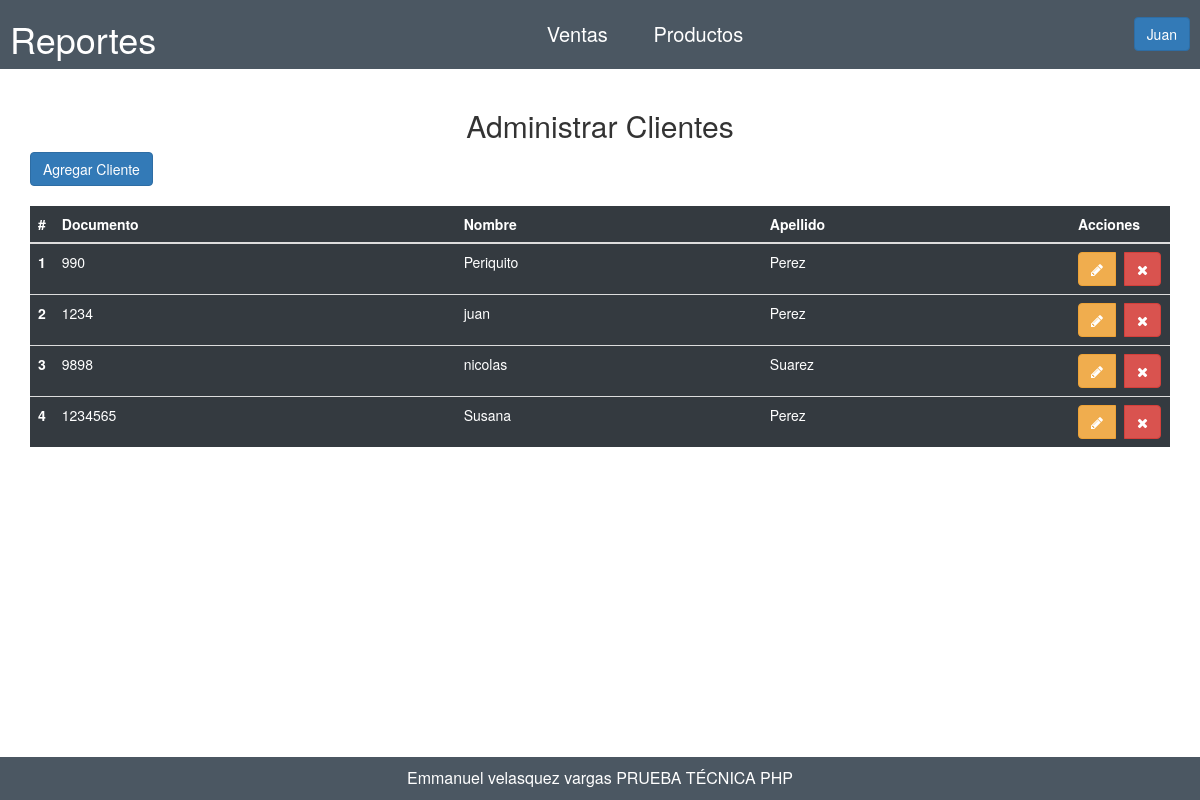
The app's page /clientes (signed in), older data.
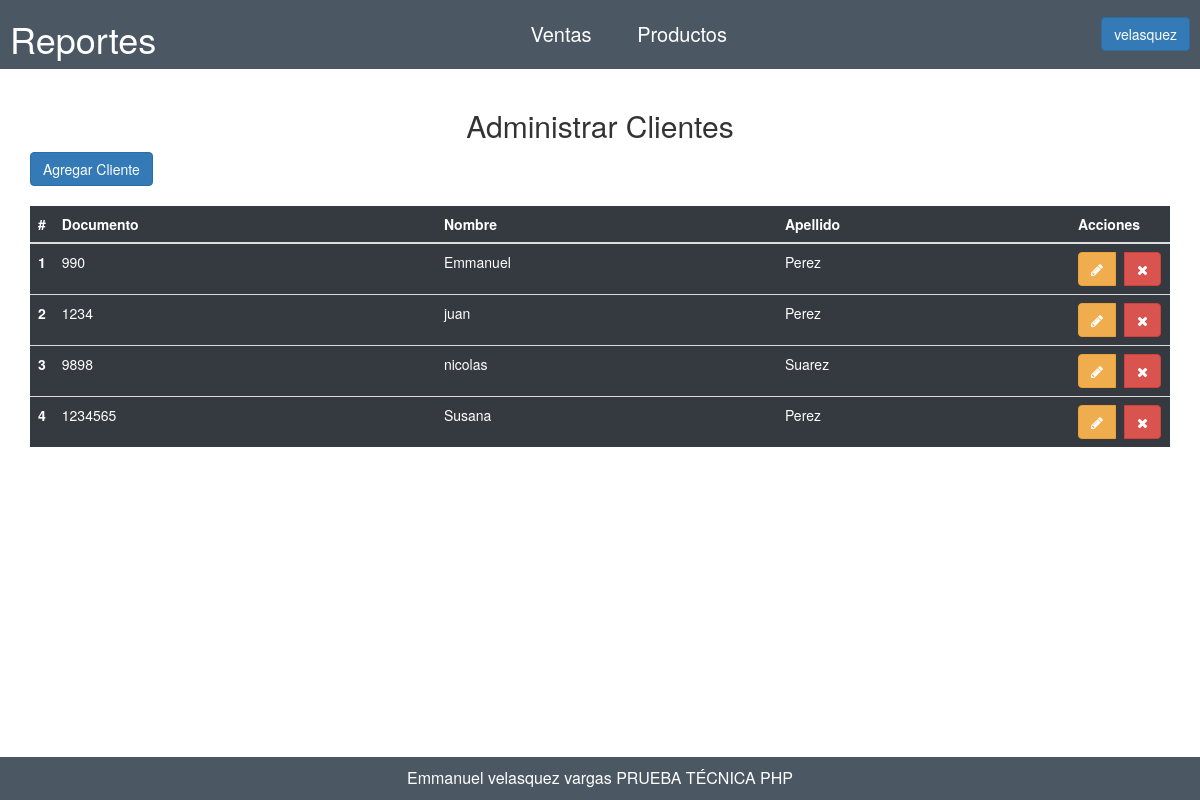
The same page, newer data.
### tables this page shows
CREATE TABLE `tblcliente` (
  `docId` int(11) NOT NULL,
  `nombre` varchar(50) NOT NULL,
  `apellido` varchar(50) NOT NULL
);

### controladores/plantilla.controlador.php (called while the page is built)
<?php
class ControladorPlantilla{
    public function ctrPlantilla(){
        include "vistas/plantilla.php";
    }
}

### index.php (called while the page is built, shortened)
<?php
    require_once 'controladores/plantilla.controlador.php';
    require_once 'controladores/clientes.controlador.php';
    require_once 'controladores/empleados.controlador.php';
    require_once 'modelos/clientes.modelo.php';
    $plantilla = new ControladorPlantilla();
    $plantilla -> ctrPlantilla();

### controladores/clientes.controlador.php (called while the page is built, shortened)
<?php
class ControladorClientes{
    static public function ctrMostrarCliente($item,$valor){
        $tabla = "tblcliente";
        $respuesta = ModeloClientes::mdlMostrarCliente($tabla,$item,$valor);
        return $respuesta;
    }
}

### modelos/conexion.php (called while the page is built)
<?php
class Conexion{
    static public function conectar(){
        $link = new PDO("mysql:host=localhost;dbname=ventas",
        "root",
        "");
        $link->exec("set names utf8");
        return $link;
    }
}

### modelos/clientes.modelo.php (called while the page is built, shortened)
<?php
require_once "conexion.php";
class ModeloClientes{
    static public function mdlMostrarCliente($tabla,$item,$valor){
        if($item != null){
            $stmt = Conexion::conectar()->prepare("SELECT * FROM $tabla WHERE $item = :$item");
            $stmt -> bindParam(":".$item,$valor, PDO::PARAM_INT);
            $stmt -> execute();
            return  $stmt -> fetch();
        }else{
            $stmt = Conexion::conectar()->prepare("SELECT * FROM $tabla");
            $stmt -> execute();
            return  $stmt -> fetchAll();
        }
    }
}

### vistas/modulos/clientes.php (the view, shortened to what this page needs)
<div class="contenido container mt-2">
  <h2 class="text-center">Administrar Clientes</h2>
  <div class=" with-border mb-3" style="margin-bottom: 20px;">
    <button class="btn btn-primary" data-toggle="modal" data-target="#modalAgregarCliente">
      Agregar Cliente
    </button>
  </div>
  <table class="table tabla-negra">
    <thead>
      <tr>
        <th scope="col" style="width:10px">#</th>
        <th scope="col">Documento</th>
        <th scope="col">Nombre</th>
        <th scope="col">Apellido</th>
        <th scope="col" style="width:100px">Acciones</th>
      </tr>
    </thead>
    <tbody>
      <?php
      $item = null;
      $valor = null;
      $mostrarClientes = ControladorClientes::ctrMostrarCliente($item,$valor);
      foreach($mostrarClientes as $key => $value):
      ?>
        <tr>
          <th scope="row"><?= $key+1?></th>
          <td><?= $value['docId']?></td>
          <td><?= $value['nombre']?></td>
          <td><?= $value['apellido']?></td>
          <td>
            <div class="btn-group">
              <button class="btn btn-warning btnEditarCliente mr-4" idCliente="<?= $value['docId']?>" data-toggle="modal"
                data-target="#modalEditarCliente"><i class="fa fa-pencil"></i></button>
              <button class="btn btn-danger btnBorrarCliente ml-4" idCliente="<?= $value['docId']?>"><i
                  class="fa fa-times"></i></button>
            </div>
          </td>
        </tr>
      <?php endforeach ?>
    </tbody>
  </table>
</div>

### vistas/modulos/cabezote.php (shortened to what this page needs)
<header class="menu-navegacion">
        <a href="dashboard">
            <h1 class="titulo">Reportes</h1>
        </a>
        <nav class="navegacion">
            <a href="ventas">Ventas </a>
            <a href="productos">Productos</a>
        </nav>
        <div class="dropdown">
<button class="btn btn-primary dropdown-toggle" type="button" id="about-us" data-toggle="dropdown" aria-haspopup="true" aria-expanded="false">
<?= $_SESSION['nombre'] ?>
</button>
</div>
    </header>

Row changes from the older to the newer data that the page shows:
changed tblcliente id 990: nombre "Periquito" → "Emmanuel"
Text that changed along with them:
$_SESSION['nombre']: "Juan" → "velasquez"
